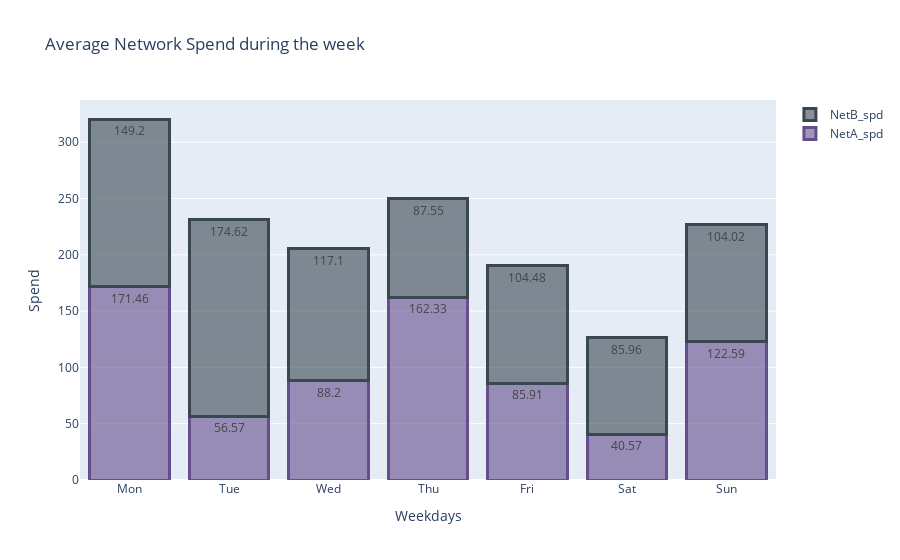

Notebook cell for this chart:
### Markdown cell above
### Q1 - Average Network Spend

### Code cell
fig = go.Figure(data=[go.Bar(name="NetA_spd",
            x=df_plot['Weekday'], y=df_plot['NetA_spd'],text=df_plot['NetA_spd'],
            textposition='auto',marker=dict(
        color='rgba(100, 78, 139, 0.6)',
        line=dict(color='rgba(100, 78, 139, 1.0)', width=3))
                            ),
            go.Bar(name="NetB_spd",
            x=df_plot['Weekday'], y=df_plot['NetB_spd'],text=df_plot['NetB_spd'],
            textposition='auto',marker=dict(
        color='rgba(58, 71, 80, 0.6)',
        line=dict(color='rgba(58, 71, 80, 1.0)', width=3)
    )
                  
                  ),          
            
        ])

fig.update_layout(title="Average Network Spend during the week",xaxis_title="Weekdays",
    yaxis_title="Spend",barmode='stack')
fig.show()

### Figure 1 — Plotly figure (JSON) as saved in the notebook; plotly's stock layout.template omitted (floating-point values rounded to 4 significant figures)
{"data": [{"marker": {"color": "rgba(100, 78, 139, 0.6)", "line": {"color": "rgba(100, 78, 139, 1.0)", "width": 3}}, "name": "NetA_spd", "text": [171.5, 56.57, 88.2, 162.3, 85.91, 40.57, 122.6], "textposition": "auto", "type": "bar", "x": ["Mon", "Tue", "Wed", "Thu", "Fri", "Sat", "Sun"], "y": [171.5, 56.57, 88.2, 162.3, 85.91, 40.57, 122.6]}, {"marker": {"color": "rgba(58, 71, 80, 0.6)", "line": {"color": "rgba(58, 71, 80, 1.0)", "width": 3}}, "name": "NetB_spd", "text": [149.2, 174.6, 117.1, 87.55, 104.5, 85.96, 104.0], "textposition": "auto", "type": "bar", "x": ["Mon", "Tue", "Wed", "Thu", "Fri", "Sat", "Sun"], "y": [149.2, 174.6, 117.1, 87.55, 104.5, 85.96, 104.0]}], "layout": {"barmode": "stack", "title": {"text": "Average Network Spend during the week"}, "xaxis": {"title": {"text": "Weekdays"}}, "yaxis": {"title": {"text": "Spend"}}}}
